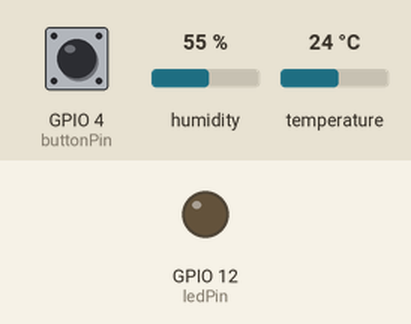
This sketch was run on a simulated ESP8266 (NodeMCU). Shown: output pins drawn as LEDs (lit = HIGH). Inputs (shaded band) come from the test bench; at power-on: GPIO 4 (buttonPin) LOW, humidity 55 %, temperature 24 °C. WiFi joins after 1.5 s; servers stay silent unless stated; what the sketch prints to the serial monitor is not drawn.

Above: at 2.7 s.
2.8 s: GPIO 4 (buttonPin) pulled HIGH for 0.15 s
At 4.0 s:
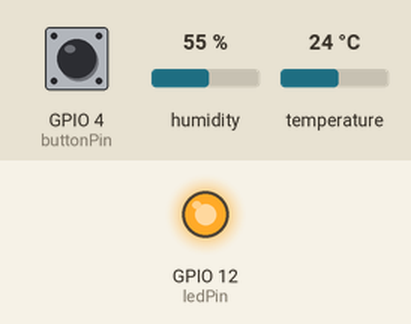
5.9 s: GPIO 4 (buttonPin) pulled HIGH for 1 s
At 6.4 s:
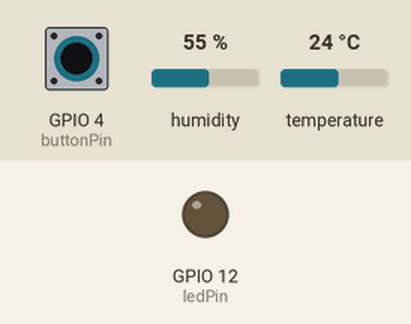
8.4 s: GPIO 4 (buttonPin) pulled HIGH for 3.2 s
At 9.5 s:
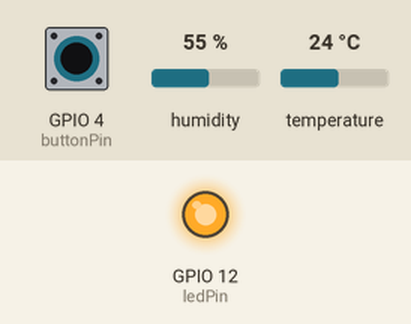
Timing chart, 0 to 11.4 s (numbered marks = the images above; inputs shaded):
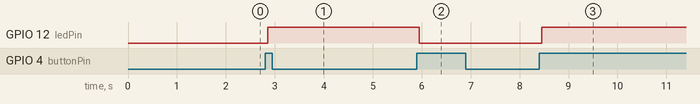

The sketch:

sketch_oct5a.ino
```cpp
#include <ESP8266WiFi.h>
#include <ESPAsyncTCP.h>
#include <ESPAsyncWebServer.h>
#include <DHT.h>

const char* ssid = "Infinix GT 30 Pro";
const char* password = "murahcpz";

// Konfigurasi Pin
const byte dhtPin = 2;        // D4 (GPIO 2)
const byte buttonPin = 4;     // D2 (GPIO 4)
const byte ledPin = 12;       // D6 (GPIO 12)

DHT dht(dhtPin, DHT11);

// Variabel Pelacak Status (State & Cache)
bool ledState = false;
String currentTemp = "--";
int buttonState;
int lastButtonState = LOW;
unsigned long lastDebounceTime = 0;
const unsigned long debounceDelay = 50;
unsigned long lastTime = 0;

// Inisialisasi Async Web Server (port 80) & WebSocket (rute /ws)
AsyncWebServer server(80);
AsyncWebSocket ws("/ws");

// ---------------- HTML & JAVASCRIPT (FRONT-END) ----------------
const char index_html[] PROGMEM = R"rawliteral(
<!DOCTYPE html>
<html>
<head>
  <meta name="viewport" content="width=device-width, initial-scale=1">
  <title>Real-Time IoT Web</title>
  <style>
    body { font-family: Arial; text-align: center; }
    .card { background: #f0f0f0; margin: 20px auto; padding: 20px; max-width: 300px; border-radius: 10px; }
    button { padding: 15px 30px; font-size: 20px; border-radius: 5px; cursor: pointer; color: white;}
    .btn-on { background-color: #4CAF50; }
    .btn-off { background-color: #f44336; }
  </style>
</head>
<body>
  <h1>Smart Room</h1>
  <div class="card">
    <h2>Suhu: <span id="tempValue">--</span> Celcius</h2>
  </div>
  <div class="card">
    <h2>LED: <span id="ledStatus">OFF</span></h2>
    <button id="toggleBtn" class="btn-off" onclick="toggleLed()">Turn ON</button>
  </div>

  <script>
    // Membuka terowongan koneksi WebSocket ke alamat IP ESP8266
    var gateway = `ws://${window.location.hostname}/ws`;
    var websocket;

    // Menjalankan inisiasi saat halaman pertama kali dimuat
    window.addEventListener('load', onLoad);
    function onLoad(event) { initWebSocket(); }

    function initWebSocket() {
      websocket = new WebSocket(gateway);
      websocket.onopen    = onOpen;
      websocket.onclose   = onClose;
      websocket.onmessage = onMessage;
    }

    function onOpen(event) { console.log('WebSocket Terkoneksi'); }
    function onClose(event) { setTimeout(initWebSocket, 2000); }

    // Dipanggil saat tombol di layar web ditekan
    function toggleLed(){
      websocket.send('toggle');
    }

    // Menangkap paket data JSON yang "didorong" (PUSH) oleh C++ NodeMCU
    function onMessage(event) {
      var dataObj = JSON.parse(event.data);

      // Menyuntikkan teks angka Suhu ke dalam id "tempValue" HTML
      if(dataObj.suhu !== undefined) {
         document.getElementById('tempValue').innerHTML = dataObj.suhu;
      }

      // Merombak UI Tombol & Teks sesuai status hardware
      if(dataObj.led !== undefined) {
         var btn = document.getElementById('toggleBtn');
         var status = document.getElementById('ledStatus');
         if(dataObj.led == "1"){
           status.innerHTML = "ON";
           btn.innerHTML = "Turn OFF";
           btn.className = "btn-on";
         } else {
           status.innerHTML = "OFF";
           btn.innerHTML = "Turn ON";
           btn.className = "btn-off";
         }
      }
    }
  </script>
</body>
</html>
)rawliteral";

// ---------------- BACK-END & WEBSOCKET LOGIC ----------------

// Fungsi menyebarkan paket data JSON ke SELURUH browser pengunjung
void notifyClients() {
  String jsonString = "{\"led\":\"" + String(ledState ? 1 : 0) + "\", ";
  jsonString += "\"suhu\":\"" + currentTemp + "\"}";
  ws.textAll(jsonString);
}

// Handler pesan masuk (dari klik browser)
void handleWebSocketMessage(void *arg, uint8_t *data, size_t len) {
  AwsFrameInfo *info = (AwsFrameInfo*)arg;
  if (info->final && info->index == 0 && info->len == len && info->opcode == WS_TEXT) {
    data[len] = 0;
    if (strcmp((char*)data, "toggle") == 0) {
      ledState = !ledState;
      notifyClients();
    }
  }
}

// Event handler WebSocket bawaan AsyncWebServer
void onEvent(AsyncWebSocket *server, AsyncWebSocketClient *client, AwsEventType type,
             void *arg, uint8_t *data, size_t len) {
  switch (type) {
    case WS_EVT_CONNECT:
      Serial.printf("Client WebSocket #%u terhubung\n", client->id());
      notifyClients(); // Kirim status terkini kepada klien yang baru buka web
      break;
    case WS_EVT_DISCONNECT:
      Serial.printf("Client WebSocket #%u terputus\n", client->id());
      break;
    case WS_EVT_DATA:
      handleWebSocketMessage(arg, data, len);
      break;
  }
}

void setup() {
  Serial.begin(115200);

  // Mengatur pin tombol sebagai input (dengan resistor pull-down eksternal)
  pinMode(buttonPin, INPUT);

  pinMode(ledPin, OUTPUT);
  digitalWrite(ledPin, LOW);
  dht.begin();

  WiFi.mode(WIFI_STA);
  WiFi.begin(ssid, password);
  while (WiFi.status() != WL_CONNECTED) { delay(500); Serial.print("."); }
  Serial.println("\nIP Address: " + WiFi.localIP().toString());

  server.on("/", HTTP_GET, [](AsyncWebServerRequest *request){
    request->send_P(200, "text/html", index_html);
  });

  // Ikat handler WebSockets ke server utama
  ws.onEvent(onEvent);
  server.addHandler(&ws);
  server.begin();
}

void loop() {
  ws.cleanupClients();

  // 1. Eksekusi perangkat keras LED
  digitalWrite(ledPin, ledState ? HIGH : LOW);

  // 2. Baca Tombol Fisik (Debounce) tanpa nge-freeze program
  int reading = digitalRead(buttonPin);
  if (reading != lastButtonState) {
    lastDebounceTime = millis();
  }
  if ((millis() - lastDebounceTime) > debounceDelay) {
    if (reading != buttonState) {
      buttonState = reading;

      // Karena menggunakan resistor PULL-DOWN eksternal, tombol ditekan = HIGH
      if (buttonState == HIGH) {
        ledState = !ledState;
        notifyClients(); // PUSH DATA KE BROWSER SEKETIKA
      }
    }
  }
  lastButtonState = reading;

  // 3. Baca DHT setiap 3 detik di memori cache, tanpa memblokir CPU
  if ((millis() - lastTime) > 3000) {
    float t = dht.readTemperature();
    if(!isnan(t)) {
      currentTemp = String(t);
      notifyClients(); // Push pembaruan suhu otomatis
    }
    lastTime = millis();
  }
}
```

Measured:
- after the input at 2.8 s, GPIO 12 (ledPin): LOW → HIGH after 0.05 s
- after the input at 5.9 s, GPIO 12 (ledPin): HIGH → LOW after 0.05 s
- after the input at 8.4 s, GPIO 12 (ledPin): LOW → HIGH after 0.05 s
